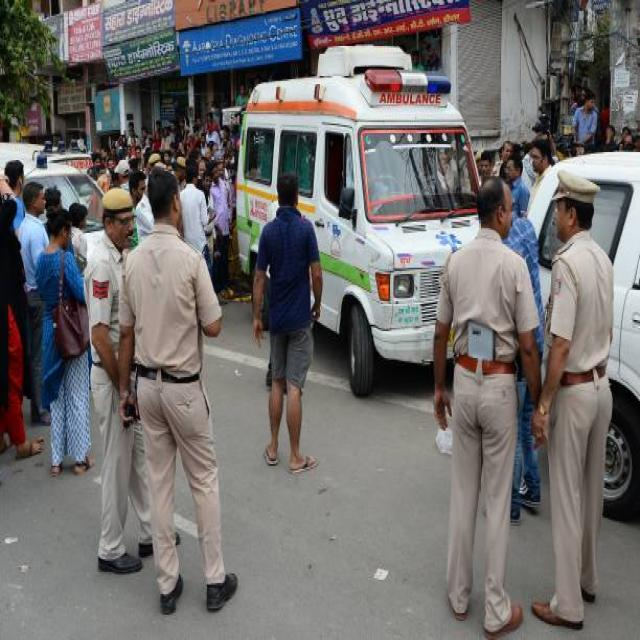
#> input picture data/datasets/indian_vehicle_large/test/images/ambulance-120-_jpg.rf.baf3001d970b51e9620c18b857c6c92e.jpg, 640 x 640 px
$ python -i plate_detector.py   (imports and definitions only)
#> lines starting #> are read from the running program, lines starting #| are printed output that depends on the picture
#> further down, picture is the input picture: shape (640, 640, 3); mean B, G, R 108.6, 109.2, 111.8
"""Number plate detection using YOLOv8 or OpenCV cascade."""

from typing import List, Tuple, Optional

import cv2
import numpy as np


class PlateDetector:
    """Detects number plates in vehicle images/frames.

    Supports two modes:
    1. YOLOv8 custom-trained plate detection model
    2. OpenCV Haar cascade fallback
    """

    def __init__(
        self,
        mode: str = "cascade",
        model_path: Optional[str] = None,
        confidence: float = 0.5,
        cascade_path: Optional[str] = None,
    ):
        self.mode = mode
        self.confidence = confidence

        if mode == "yolo" and model_path:
            from ultralytics import YOLO
            self.model = YOLO(model_path)
        else:
            self.mode = "cascade"
            if cascade_path:
                self.cascade = cv2.CascadeClassifier(cascade_path)
            else:
                # Use OpenCV's built-in Russian plate cascade (works for many plate types)
                cascade_file = cv2.data.haarcascades + "haarcascade_russian_plate_number.xml"
                self.cascade = cv2.CascadeClassifier(cascade_file)

    def detect_plates(
        self, frame: np.ndarray
    ) -> List[Tuple[int, int, int, int]]:
        """Detect number plate regions in a frame.

        Args:
            frame: BGR image as numpy array.

        Returns:
            List of bounding boxes (x1, y1, x2, y2) for detected plates.
        """
        if self.mode == "yolo":
            return self._detect_yolo(frame)
        return self._detect_cascade(frame)

    def _detect_yolo(self, frame: np.ndarray) -> List[Tuple[int, int, int, int]]:
        results = self.model(frame, conf=self.confidence, verbose=False)[0]
        plates = []
        for box in results.boxes:
            x1, y1, x2, y2 = box.xyxy[0].cpu().numpy().astype(int).tolist()
            plates.append((x1, y1, x2, y2))
        return plates

    def _detect_cascade(self, frame: np.ndarray) -> List[Tuple[int, int, int, int]]:
        gray = cv2.cvtColor(frame, cv2.COLOR_BGR2GRAY)
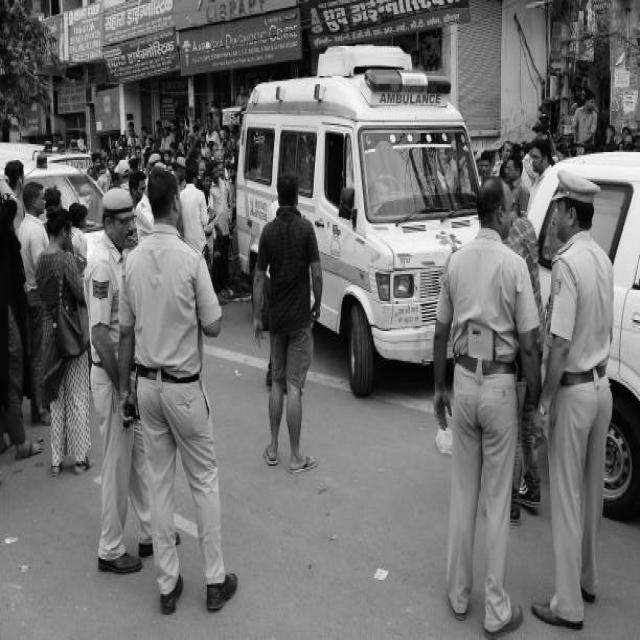
#> gray: shape (640, 640); min 0, max 255, mean 109.9
        gray = cv2.equalizeHist(gray)
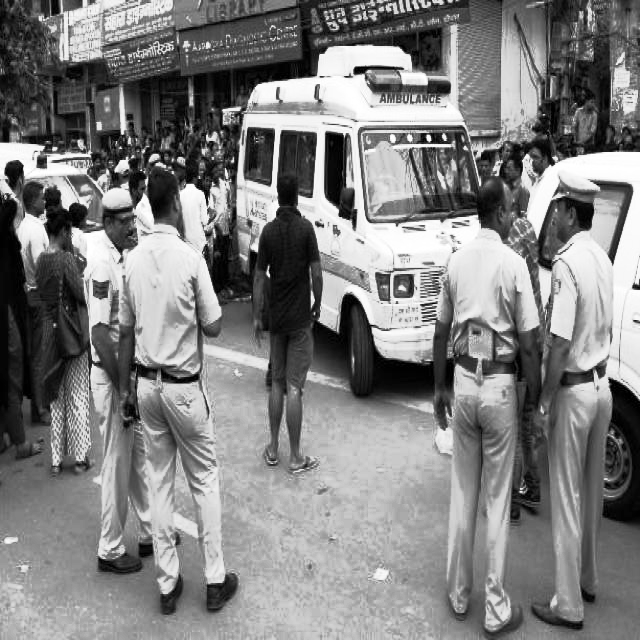
#> gray: shape (640, 640); min 0, max 255, mean 128.3

        detections = self.cascade.detectMultiScale(
            gray,
            scaleFactor=1.1,
            minNeighbors=4,
            minSize=(60, 20),
            maxSize=(300, 100),
        )
#> detections = ()

        plates = []
        for (x, y, w, h) in detections:
            plates.append((x, y, x + w, y + h))
#> this loop made 0 passes
#> after the loop, plates = []
        return plates

    def extract_plate_region(
        self, frame: np.ndarray, bbox: Tuple[int, int, int, int], padding: int = 5
    ) -> np.ndarray:
        """Extract and preprocess a plate region for OCR.

        Args:
            frame: Full BGR image.
            bbox: Plate bounding box (x1, y1, x2, y2).
            padding: Extra pixels around the plate.

        Returns:
            Preprocessed plate image for OCR.
        """
        h, w = frame.shape[:2]
        x1 = max(0, bbox[0] - padding)
        y1 = max(0, bbox[1] - padding)
        x2 = min(w, bbox[2] + padding)
        y2 = min(h, bbox[3] + padding)

        plate_img = frame[y1:y2, x1:x2]

        # Preprocess for better OCR
        plate_img = cv2.resize(plate_img, (300, 100))
        gray = cv2.cvtColor(plate_img, cv2.COLOR_BGR2GRAY)
        gray = cv2.bilateralFilter(gray, 11, 17, 17)
        gray = cv2.adaptiveThreshold(
            gray, 255, cv2.ADAPTIVE_THRESH_GAUSSIAN_C, cv2.THRESH_BINARY, 11, 2
        )

        return gray

>>> import cv2
>>> picture = cv2.imread('../../data/datasets/indian_vehicle_large/test/images/ambulance-120-_jpg.rf.baf3001d970b51e9620c18b857c6c92e.jpg')
>>> result = PlateDetector().detect_plates(picture)
#> result = []

$ run again, on data/datasets/indian_vehicle_large/test/images/ambulance-126-_jpg.rf.21a36d2f78dad714ad6b1df8a7023f99.jpg
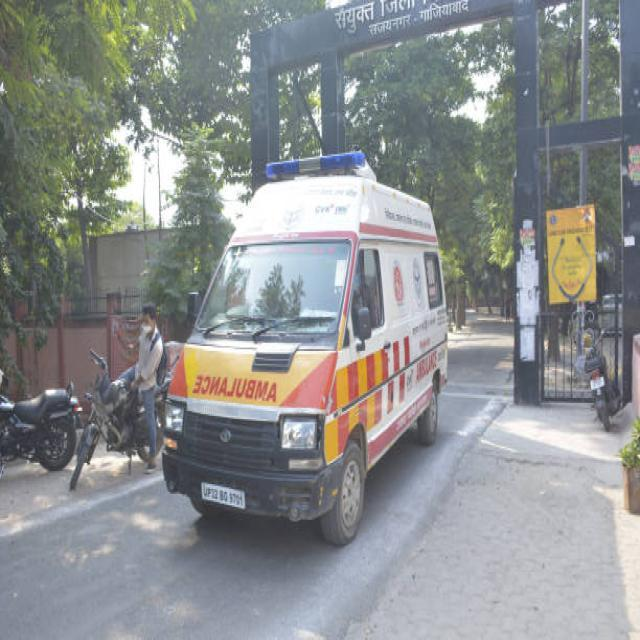
#> input picture data/datasets/indian_vehicle_large/test/images/ambulance-126-_jpg.rf.21a36d2f78dad714ad6b1df8a7023f99.jpg, 640 x 640 px
#> picture is the input picture: shape (640, 640, 3); mean B, G, R 142.4, 142.3, 139
#> in _detect_cascade, `gray = cv2.cvtColor(frame, cv2.COLOR_BGR2GRAY)`:
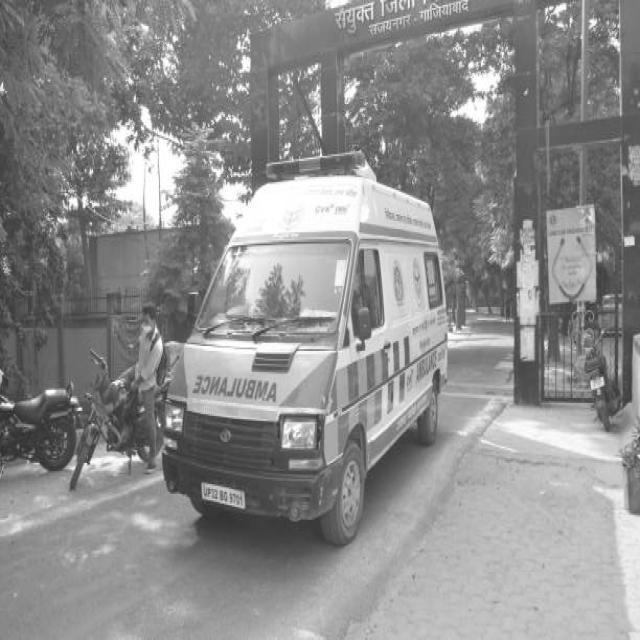
#> gray: shape (640, 640); min 36, max 255, mean 141.4
#> in _detect_cascade, `gray = cv2.equalizeHist(gray)`:
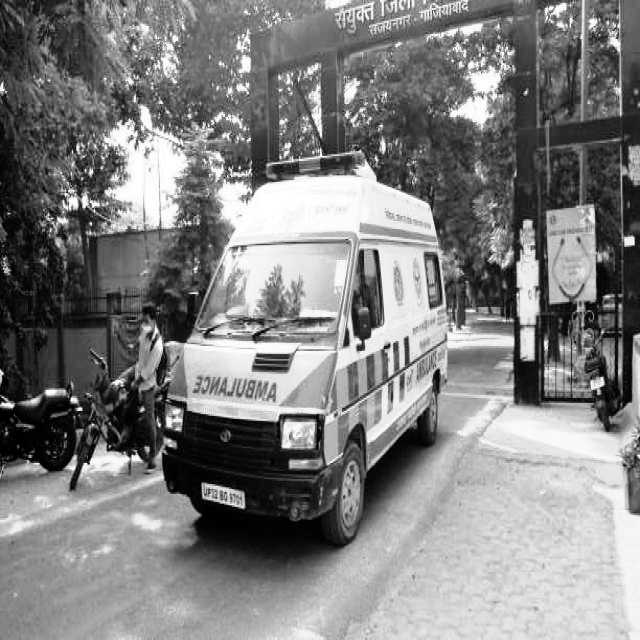
#> gray: shape (640, 640); min 0, max 255, mean 128.3
#> detections = ()
#> after the loop in _detect_cascade, `for (x, y, w, h) in detections:`: plates = []
